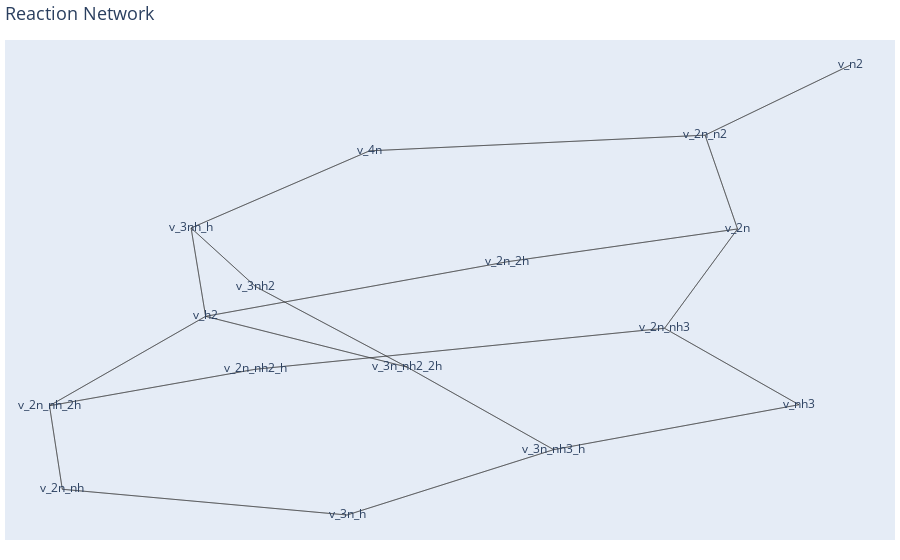

This figure's notebook cell:
### Code cell
rsys = rsys_generator([0]*26)
rsys.plot()

### Figure 1 — Plotly figure (JSON) as saved in the notebook; plotly's stock layout.template omitted (floating-point values rounded to 4 significant figures)
{"data": [{"hoverinfo": "none", "line": {"color": "#333", "width": 0.5}, "mode": "lines", "type": "scatter", "x": [-0.1982, -0.02421, null, -0.1982, -0.3331, null, -0.1982, -0.2108, null, -0.1982, 0.06246, null, -0.02421, -0.1982, null, -0.02421, -0.1552, null, -0.02421, 0.1025, null, -0.1552, -0.02421, null, -0.1552, -0.2108, null, 0.1025, -0.02421, null, 0.1025, 0.3145, null, 0.1025, -0.07602, null, 0.3145, 0.1025, null, 0.3145, 0.1983, null, -0.07602, 0.1025, null, -0.07602, -0.3221, null, -0.3221, -0.07602, null, -0.3221, -0.3331, null, -0.3331, -0.1982, null, -0.3331, -0.3221, null, -0.3331, -0.1553, null, -0.1553, -0.3331, null, -0.1553, 0.1983, null, 0.1983, -0.1553, null, 0.1983, 0.2614, null, 0.1983, 0.3145, null, 0.2614, 0.1983, null, 0.2614, 0.2334, null, 0.2614, 0.06246, null, 0.2334, 0.2614, null, 0.2334, 0.359, null, 0.2334, -0.05659, null, 0.359, 0.2334, null, -0.05659, 0.2334, null, -0.05659, -0.2108, null, -0.2108, -0.1982, null, -0.2108, -0.05659, null, -0.2108, -0.1552, null, 0.06246, -0.1982, null, 0.06246, 0.2614, null], "y": [-0.01511, -0.2199, null, -0.01511, -0.3762, null, -0.01511, 0.3418, null, -0.01511, 0.2054, null, -0.2199, -0.01511, null, -0.2199, 0.1053, null, -0.2199, -0.5535, null, 0.1053, -0.2199, null, 0.1053, 0.3418, null, -0.5535, -0.2199, null, -0.5535, -0.3721, null, -0.5535, -0.8175, null, -0.3721, -0.5535, null, -0.3721, -0.06336, null, -0.8175, -0.5535, null, -0.8175, -0.7136, null, -0.7136, -0.8175, null, -0.7136, -0.3762, null, -0.3762, -0.01511, null, -0.3762, -0.7136, null, -0.3762, -0.2289, null, -0.2289, -0.3762, null, -0.2289, -0.06336, null, -0.06336, -0.2289, null, -0.06336, 0.3378, null, -0.06336, -0.3721, null, 0.3378, -0.06336, null, 0.3378, 0.7166, null, 0.3378, 0.2054, null, 0.7166, 0.3378, null, 0.7166, 1, null, 0.7166, 0.6533, null, 1, 0.7166, null, 0.6533, 0.7166, null, 0.6533, 0.3418, null, 0.3418, -0.01511, null, 0.3418, 0.6533, null, 0.3418, 0.1053, null, 0.2054, -0.01511, null, 0.2054, 0.3378, null]}, {"marker": {"colorscale": [[0, "rgb(255,255,217)"], [0.125, "rgb(237,248,177)"], [0.25, "rgb(199,233,180)"], [0.375, "rgb(127,205,187)"], [0.5, "rgb(65,182,196)"], [0.625, "rgb(29,145,192)"], [0.75, "rgb(34,94,168)"], [0.875, "rgb(37,52,148)"], [1, "rgb(8,29,88)"]], "line": {"width": 3}, "showscale": false, "size": 12}, "mode": "text", "text": ["v_h2", "v_3n_nh2_2h", "v_3nh2", "v_3n_nh3_h", "v_nh3", "v_3n_h", "v_2n_nh", "v_2n_nh_2h", "v_2n_nh2_h", "v_2n_nh3", "v_2n", "v_2n_n2", "v_n2", "v_4n", "v_3nh_h", "v_2n_2h"], "type": "scatter", "x": [-0.1982, -0.02421, -0.1552, 0.1025, 0.3145, -0.07602, -0.3221, -0.3331, -0.1553, 0.1983, 0.2614, 0.2334, 0.359, -0.05659, -0.2108, 0.06246], "y": [-0.01511, -0.2199, 0.1053, -0.5535, -0.3721, -0.8175, -0.7136, -0.3762, -0.2289, -0.06336, 0.3378, 0.7166, 1, 0.6533, 0.3418, 0.2054]}], "layout": {"hovermode": "closest", "margin": {"b": 20, "l": 5, "r": 5, "t": 40}, "showlegend": false, "title": {"font": {"size": 18}, "text": "Reaction Network", "x": 0.005}, "xaxis": {"showgrid": false, "showticklabels": false, "zeroline": false}, "yaxis": {"showgrid": false, "showticklabels": false, "zeroline": false}}}
